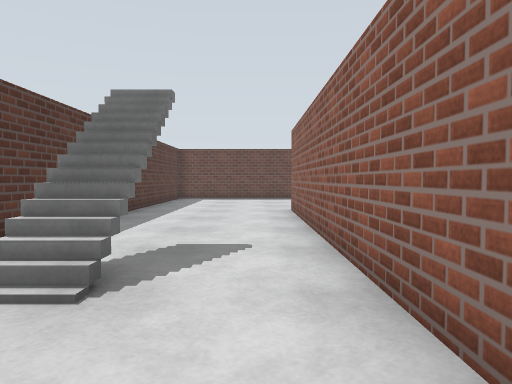
view 1 (above)

19 first-person views from a walk through a robot-simulator world made for Gazebo. The camera is 0.94 m above the floor, tilts 2° down and sees 70° across. The floor is counted in squares, 1 m on a side. Each view is taken from the middle of a square. On the plan, view 1 faces up. The plan holds only what a view shows up to about 13 squares ahead; the rest is blank.

view 2
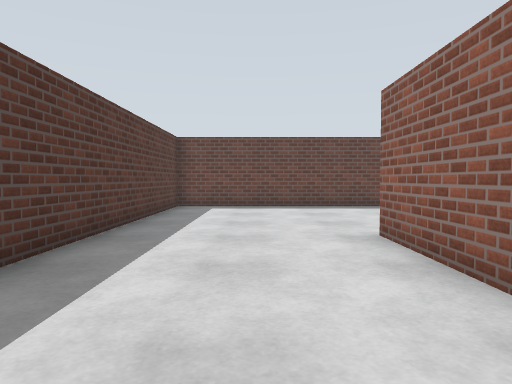

view 3
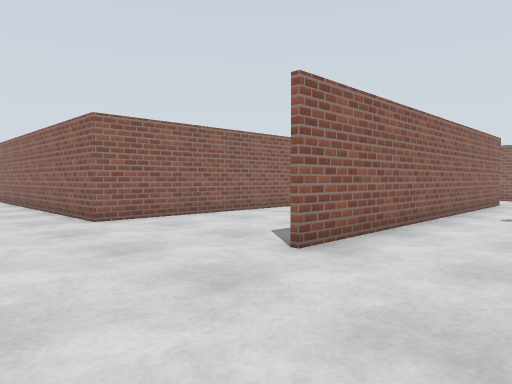

view 4
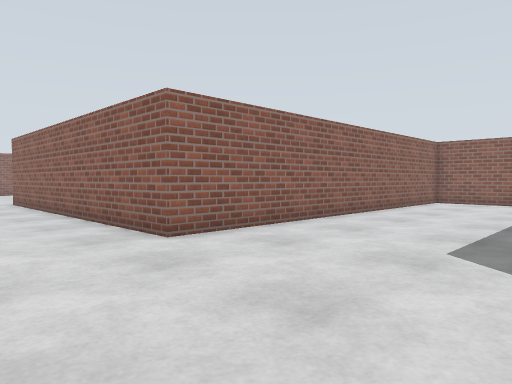

view 5
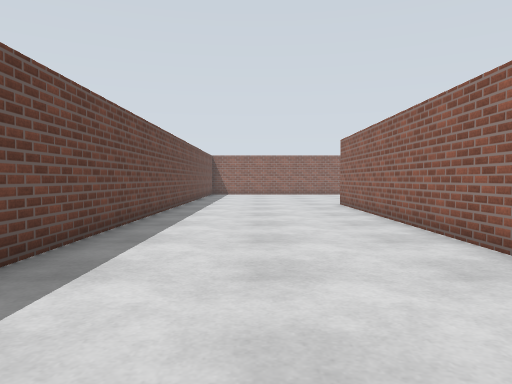

view 6
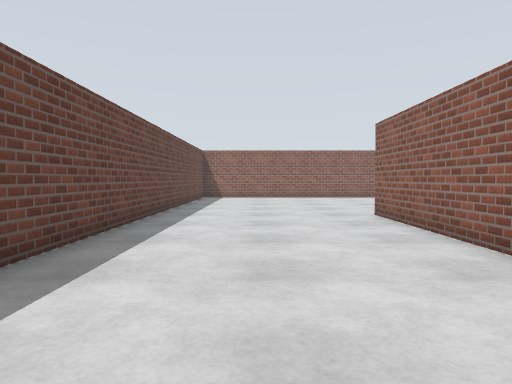

view 7
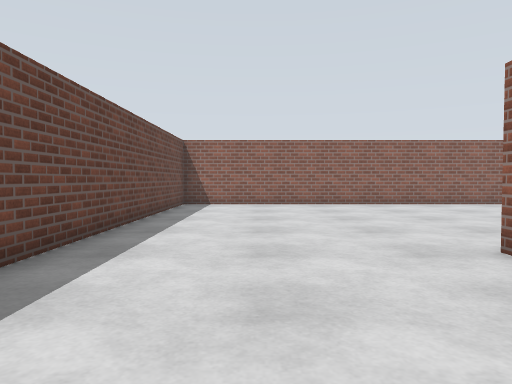

view 8
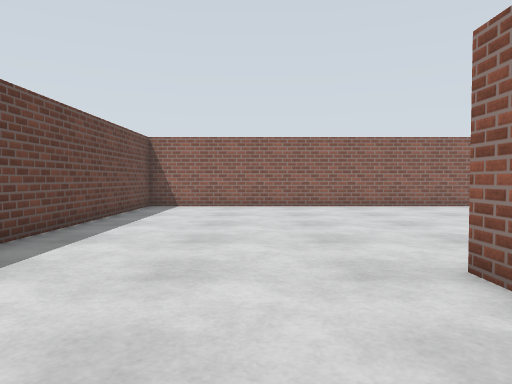

view 9
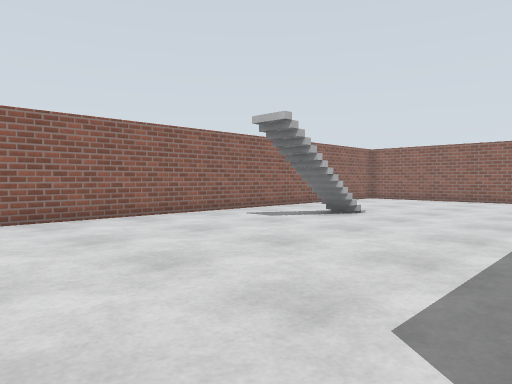

view 10
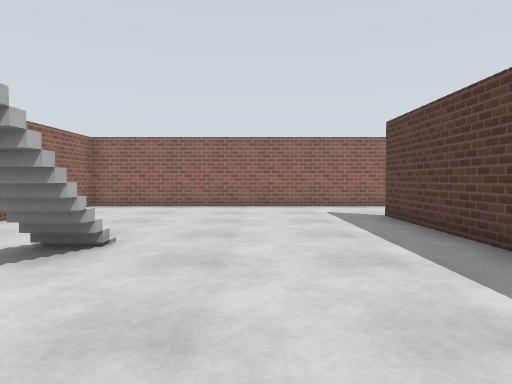

view 11
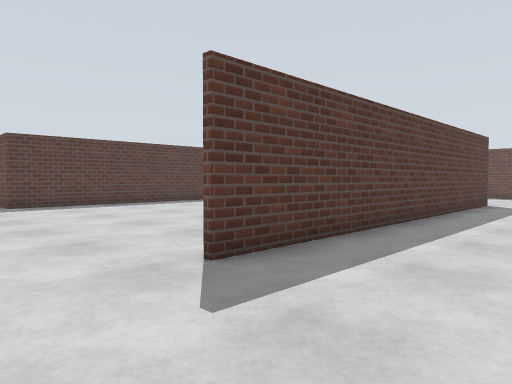

view 12
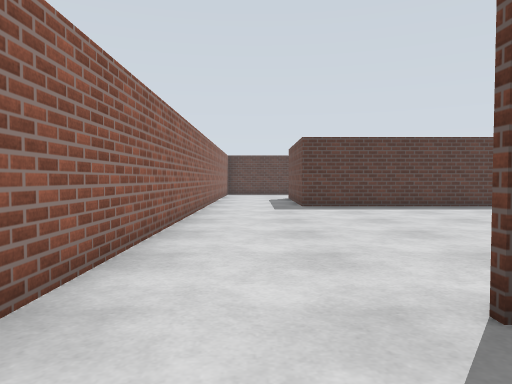

view 13
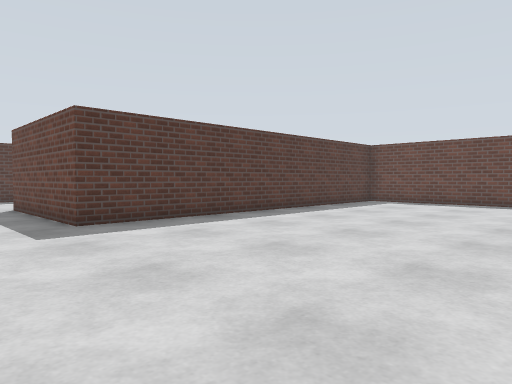

view 14
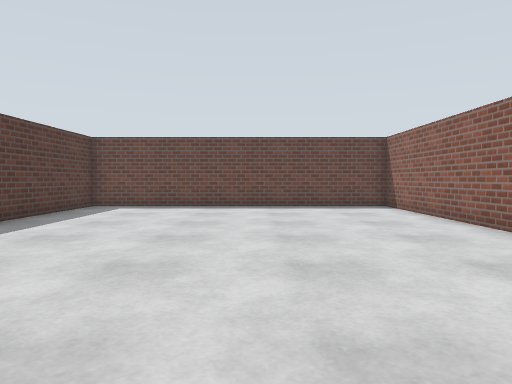

view 15
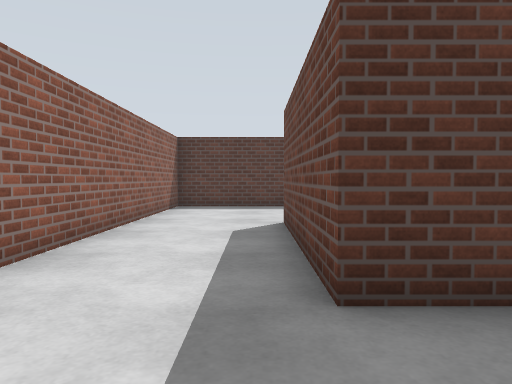

view 16
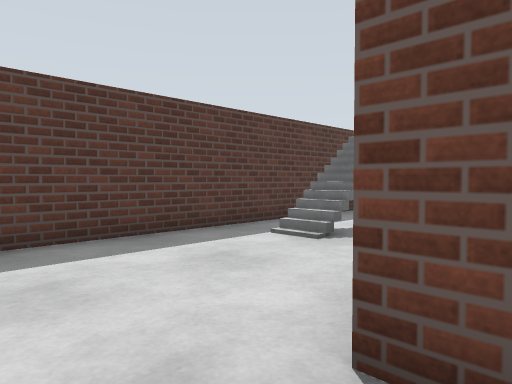

view 17
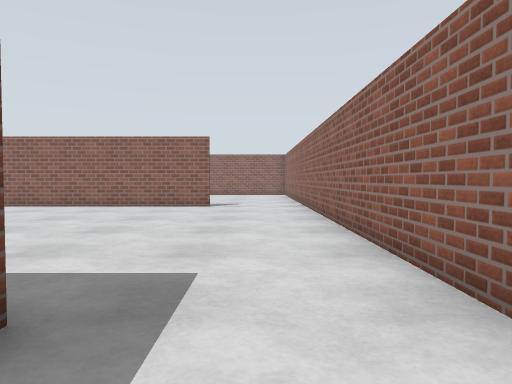

view 18
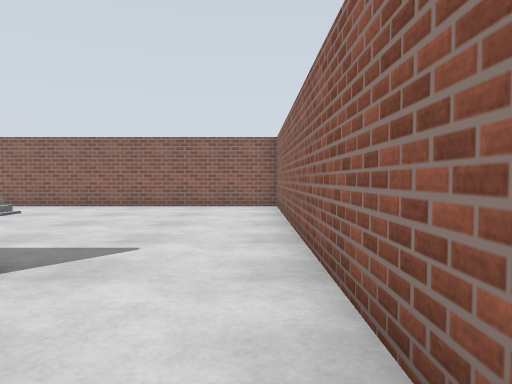

view 19
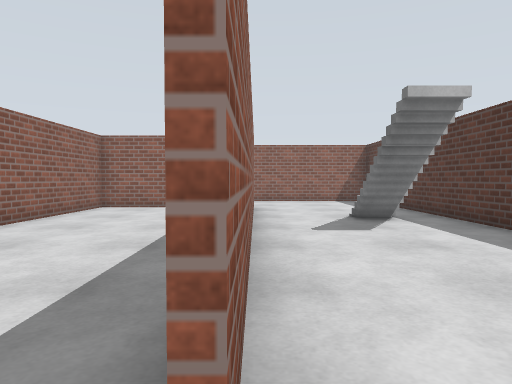

### Floor plan
Points are (right, up) in squares from view 1. A wall is a line through its corners. A room is listed if a view was taken in it or the views show most of it. See-through windows are left out.
Room 1 (views 1, 2, 3, 4, 5, 6, 7, 8, 9, 10, 11, 12, 19)
walls: (3.4, 17.7) (-3.7, 17.7) (-3.7, -3.7) (-0.5, -3.7); (3.6, -0.2) (6.2, -0.2) (6.2, 11.8) (16.7, 11.8) (16.7, -0.5); (15.5, -3.7) (25.7, -3.7) (25.7, 17.7) (6.8, 17.7); (1.1, -0.4) (1.1, 11.1)
ways out: opening at (-0.7, -2) to room 2; opening at (16.3, -2) to room 2
objects: stairs (-1, 4); stairs (23, 4) to (23, 6)
Room 2 (views 13, 14, 15, 16, 17, 18)
walls: (16.5, -0.5) (16.5, 11.7) (6.3, 11.7) (6.3, -0.4) (1.1, -0.4); (-0.5, -3.7) (15.5, -3.7)
ways out: opening at (-0.7, -2) to room 1; opening at (16.3, -2) to room 1

Where each view was taken, in squares from view 1:
view 1: 0 up, 0 right, facing up
view 2: 5 up, 1 left, facing up
view 3: 15 up, 2 left, facing down-right
view 4: 15 up, 1 right, facing down-right
view 5: 15 up, 3 right, facing right
view 6: 15 up, 7 right, facing right
view 7: 15 up, 12 right, facing right
view 8: 14 up, 13 right, facing right
view 9: 13 up, 17 right, facing down-right
view 10: 9 up, 20 right, facing down
view 11: 3 down, 20 right, facing up-left
view 12: 2 down, 19 right, facing left
view 13: 3 down, 14 right, facing up-left
view 14: 1 down, 12 right, facing up
view 15: 1 down, 9 right, facing left
view 16: 2 down, 2 right, facing up-left
view 17: 2 down, 4 right, facing right
view 18: 3 down, 13 right, facing right
view 19: 12 up, 1 right, facing down
